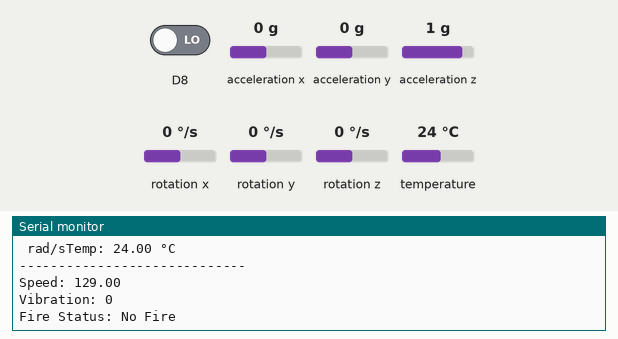
A sketch run on a simulated ESP8266 (NodeMCU). On the bench: the last lines printed to the serial monitor. The inputs (shaded band) are chosen by the test bench; at power-on: acceleration x 0 g, acceleration y 0 g, acceleration z 1 g, rotation x 0 °/s, D8 LOW, rotation y 0 °/s, rotation z 0 °/s, temperature 24 °C. WiFi joins after 1.5 s; servers stay silent unless stated.

Above: at 3.1 s.
3.2 s: acceleration x set to -1.4 g
At 3.8 s:
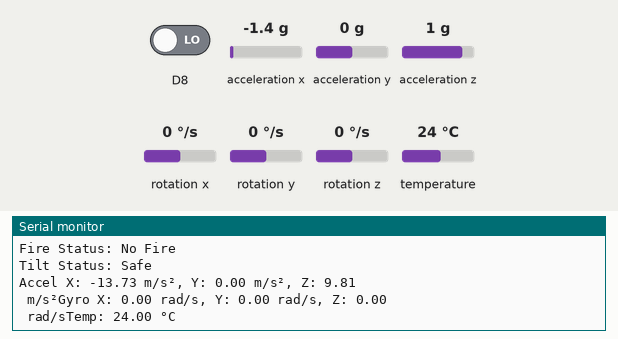
6.2 s: acceleration y set to -0.2 g
At 7.1 s:
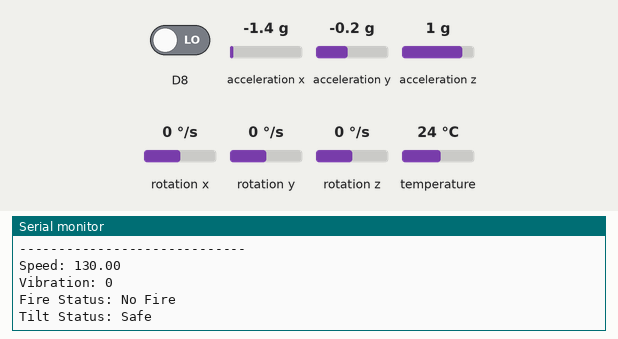
9.2 s: acceleration z set to 0.6 g
At 9.7 s:
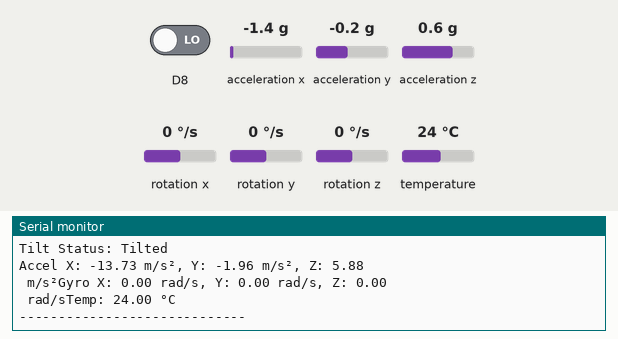
14.2 s: acceleration x set to 0.8 g
At 14.7 s:
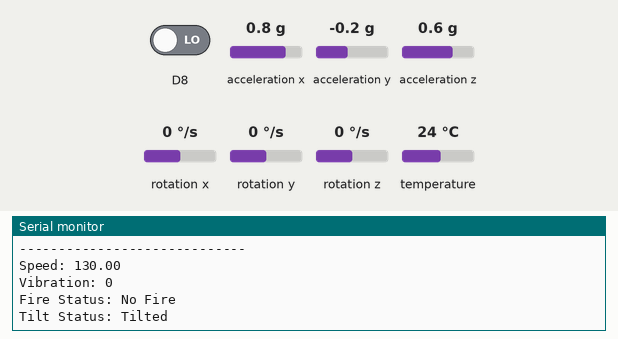
17.2 s: rotation x set to -2 °/s
At 18.0 s:
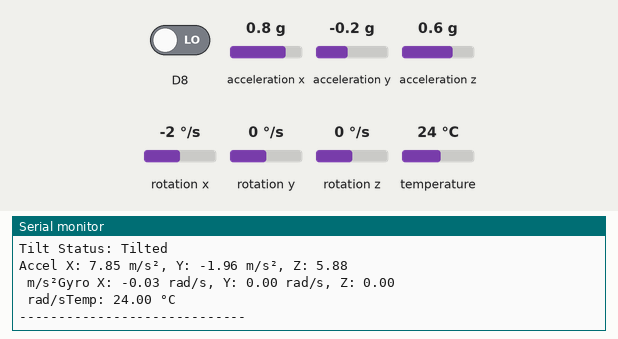
Timing chart, 0 to 20.2 s (numbered marks = the images above; inputs shaded):
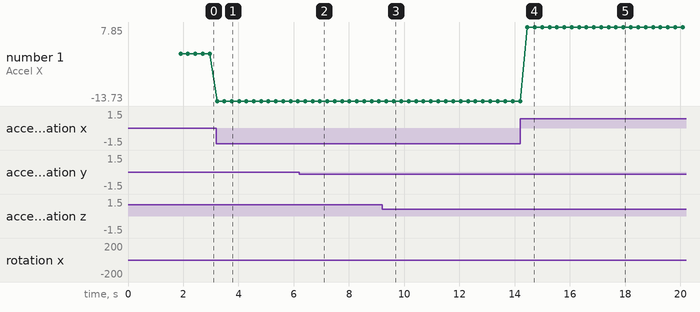

The sketch:

Final.ino
```cpp
#define BLYNK_TEMPLATE_ID "TMPL3XIDyN2L6"
#define BLYNK_TEMPLATE_NAME "Black Box"
#define BLYNK_AUTH_TOKEN "LH2OYS1id0v5rVqtiWco41L9Kzw313C2"

#define BLYNK_PRINT Serial
#include <ESP8266WiFi.h>
#include <BlynkSimpleEsp8266.h>
#include <SoftwareSerial.h>
const char* ssid = "OPPOReno8T5G";
const char* password ="OPPO8T5G";

// const char* ssid = "oneplus11r5g";
// const char* password ="288560123";

#include <Wire.h>
#include <Adafruit_MPU6050.h>
#include <Adafruit_Sensor.h>

Adafruit_MPU6050 mpu;

// Thresholds for detection
const float GYRO_FIRE_THRESHOLD = 5.0; // rad/s magnitude for fire detection (adjust as needed)
const float ACCEL_TILT_THRESHOLD = 0.7; // g for tilt detection (if |Z| < threshold, tilted)
const int VIBRATION_HIT_THRESHOLD = HIGH; // Digital high for hit detection

// For speed approximation from accelerometer (simple magnitude, scaled to 0-130 km/h)
// Note: This is a rough approximation; real speed requires integration and calibration
float currentSpeed = 0.0;

void setup() {
  Serial.begin(115200);
  pinMode(D8, INPUT);
  Serial.begin(9600);
  Wire.begin(D1, D2); // SDA = D1 (GPIO5), SCL = D2 (GPIO4)
  // Removed A0 as potentiometer is replaced
  Blynk.begin(BLYNK_AUTH_TOKEN, ssid, password);
  Serial.begin(9600);
  if (!mpu.begin()) {
    Serial.println("Failed to find MPU6050 chip");
    while (1) {
      delay(10);
    }
  }

  Serial.println("MPU6050 Found!");
  mpu.setAccelerometerRange(MPU6050_RANGE_8_G);
  mpu.setGyroRange(MPU6050_RANGE_500_DEG);
  mpu.setFilterBandwidth(MPU6050_BAND_21_HZ);
  delay(100);
}

void loop() {
  sensors_event_t a, g, temp;
  mpu.getEvent(&a, &g, &temp);

  // Print sensor data for debugging
  Serial.print("Accel X: "); Serial.print(a.acceleration.x); Serial.print(" m/s², ");
  Serial.print("Y: "); Serial.print(a.acceleration.y); Serial.print(" m/s², ");
  Serial.print("Z: "); Serial.println(a.acceleration.z); Serial.print(" m/s²");

  Serial.print("Gyro X: "); Serial.print(g.gyro.x); Serial.print(" rad/s, ");
  Serial.print("Y: "); Serial.print(g.gyro.y); Serial.print(" rad/s, ");
  Serial.print("Z: "); Serial.println(g.gyro.z); Serial.print(" rad/s");

  Serial.print("Temp: "); Serial.print(temp.temperature); Serial.println(" °C");

  Serial.println("-----------------------------");

  // Speed using accelerometer (approximate magnitude of acceleration, mapped to 0-130)
  float accelMagnitude = sqrt(a.acceleration.x * a.acceleration.x +
                              a.acceleration.y * a.acceleration.y +
                              a.acceleration.z * a.acceleration.z);
  // Normalize to g (9.81 m/s²) and map to speed range (rough estimate)
  float accelG = accelMagnitude / 9.81;
  currentSpeed = map(accelG * 100, 0, 100, 0, 130); // Scale arbitrarily
  if (currentSpeed < 0) currentSpeed = 0;
  if (currentSpeed > 130) currentSpeed = 130;
  Blynk.virtualWrite(V0, currentSpeed);
  Serial.print("Speed: "); Serial.println(currentSpeed);

  // Vibration sensor for hit detection (D8)
  bool vibrationVal = digitalRead(D8);
  Serial.print("Vibration: "); Serial.println(vibrationVal);
  // Assuming hit if HIGH; you can integrate this into fire or tilt logic if needed
  // For now, print only; add Blynk.virtualWrite(V3, vibrationVal ? "Hit" : "No Hit"); if desired

  // Fire detection using gyro (high rotation magnitude)
  float gyroMagnitude = sqrt(g.gyro.x * g.gyro.x + g.gyro.y * g.gyro.y + g.gyro.z * g.gyro.z);
  String fireStatus = (gyroMagnitude > GYRO_FIRE_THRESHOLD) ? "Fired" : "No Fire";
  Blynk.virtualWrite(V2, fireStatus);
  Serial.print("Fire Status: "); Serial.println(fireStatus);

  // Tilt detection using accelerometer (check Z-axis for upright position)
  // Assuming Z should be around 1g when upright; if |Z| < threshold, tilted
  float accelZ_G = a.acceleration.z / 9.81;
  String tiltStatus = (abs(accelZ_G) < ACCEL_TILT_THRESHOLD) ? "Tilted" : "Safe";
  Blynk.virtualWrite(V1, tiltStatus);
  Serial.print("Tilt Status: "); Serial.println(tiltStatus);

  Blynk.run();
  delay(100);
}
```

Measured:
- the behaviour switches between 0 and -0.1 g on acceleration y (found by bisection; images 1 and 2)
- the behaviour switches between 0.8 and 0.7 g on acceleration z (found by bisection; images 2 and 3)
- the behaviour switches between 0 and -1 °/s on rotation x (found by bisection; images 4 and 5)
- after the input at 3.2 s, the serial monitor: prints a new line at once (image 1)
- after the input at 6.2 s, the serial monitor: prints a new line after 0.22 s (image 2)
- after the input at 9.2 s, the serial monitor: prints a new line after 0.15 s (image 3)
- after the input at 14.2 s, the serial monitor: prints a new line after 0.26 s (image 4)
- after the input at 17.2 s, the serial monitor: prints a new line after 0.20 s (image 5)
